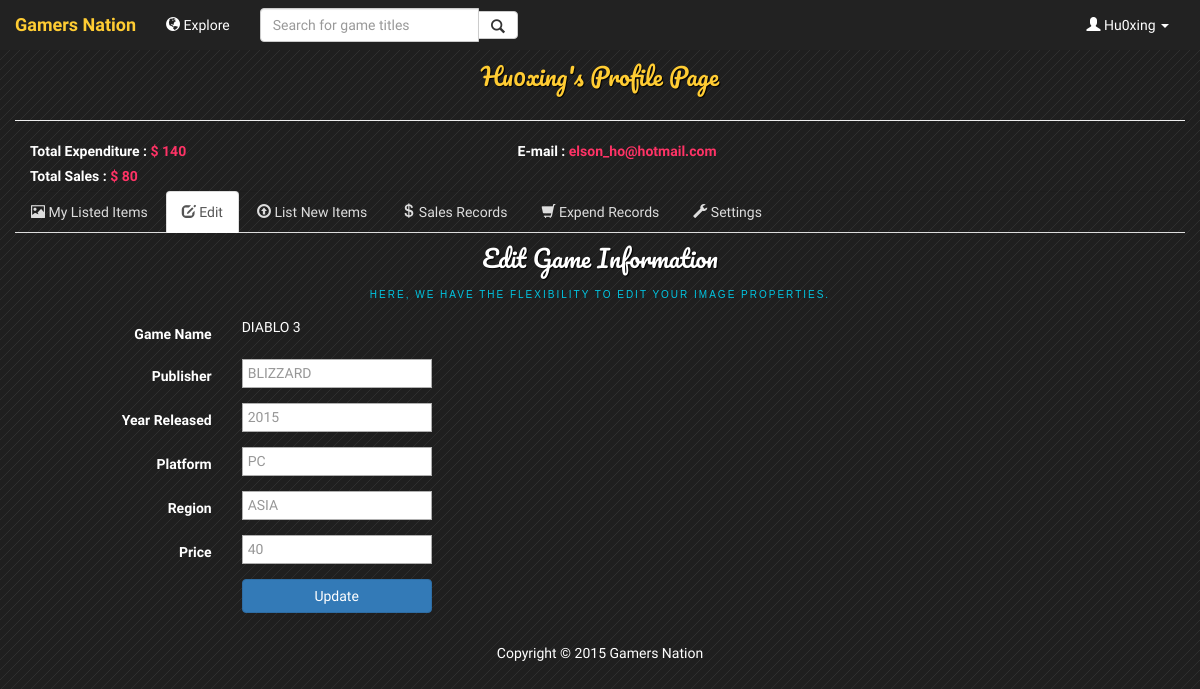
The app's page /imgedit.php?id=1 (signed in) with its own data.
### tables this page shows
CREATE TABLE IF NOT EXISTS `user` (
  `UserID` varchar(255) NOT NULL,
  `Hashed_Password` varchar(255) DEFAULT NULL,
  `Email` varchar(255) NOT NULL,
  `Salt` varchar(255) DEFAULT NULL
);

CREATE TABLE IF NOT EXISTS `buyer` (
  `UserID` varchar(255) NOT NULL DEFAULT '',
  `Total_Expenditure` float DEFAULT NULL
);

CREATE TABLE IF NOT EXISTS `supplier` (
  `UserID` varchar(255) NOT NULL DEFAULT '',
  `Total_Sales` float DEFAULT NULL
);

CREATE TABLE IF NOT EXISTS `game` (
  `GameID` int(11) NOT NULL,
  `Title` varchar(255) DEFAULT NULL,
  `Publisher` varchar(255) DEFAULT NULL,
  `Year_Released` int(11) DEFAULT NULL,
  `Platform` varchar(255) DEFAULT NULL,
  `Region` varchar(255) DEFAULT NULL,
  `Price` float DEFAULT NULL,
  `ImagePath` varchar(500) NOT NULL
);

### imgedit.php (the view, shortened to what this page needs)
<html>
    <head>
        <link href="css/bootstrap.min.css" rel="stylesheet">
        <link href="css/main.css" rel="stylesheet"/>
    </head>
    <?php include 'header.inc.php'; ?>
    <body>
        <?php
			$imgid = $_GET['id'];
			$imgname = $imgdesc = $imgtype = "";
			$sql = "SELECT * FROM game WHERE GameID = " . $imgid;
			if ($result = mysqli_query($connection, $sql))
			{
				while ($row = mysqli_fetch_assoc($result))
				{
					$imgname = $row['Title'];
					$imgPublisher = $row['Publisher'];
					$imgYearReleased = $row['Year_Released'];
					$imgPlatform = $row['Platform'];
					$imgRegion = $row['Region'];
					$imgPrice = $row['Price'];
				}
			}
        ?>
        <div class="container-fluid">
            <?php include '/include/userdetail.inc.php'; ?>
            <?php include '/include/mainNav.inc.php'; ?>
        </div>
        <div class="container">
        	<div class="content">
            	<h1>Edit Game Information
                	<span>Here, We have the flexibility to edit your Image Properties.</span>
                </h1>
                <form class="form-horizontal" id="Updateimage" role="form" method="post" action="<?php echo htmlspecialchars($_SERVER["PHP_SELF"]) . "?id=" . $imgid; ?>">
                    <div class="form-group">
                        <label class="col-sm-2 control-label" for="imgname">Game Name</label>
                        <div class="col-sm-8">
                            <?php echo htmlspecialchars($imgname); ?>
                        </div>
                    </div>
                    <div class="form-group">
                        <label for="Publisher" class="col-sm-2 control-label">Publisher</label>
                        <div class="col-sm-8">
                            <input type="text" name="Publisher" id="Publisher" form="Updateimage" value="<?php echo ($imgPublisher );?>">
                        </div>
                    </div>
                    <div class="form-group">
                        <label for="YearReleased" class="col-sm-2 control-label">Year Released</label>
                        <div class="col-sm-8">
                            <input type="text" name="YearReleased" id="YearReleased" form="Updateimage" value="<?php echo ($imgYearReleased );?>">
                        </div>
                    </div>
                    <div class="form-group">
                        <label for="Platform" class="col-sm-2 control-label">Platform</label>
                        <div class="col-sm-8">
                            <input type="text" name="Platform" id="Platform" form="Updateimage" value="<?php echo ($imgPlatform );?>">
                        </div>
                    </div>
                    <div class="form-group">
                        <label for="Region" class="col-sm-2 control-label">Region</label>
                        <div class="col-sm-8">
                            <input type="text" name="Region" id="Region" form="Updateimage" value="<?php echo ($imgRegion );?>">
                        </div>
                    </div>
                    <div class="form-group">
                        <label for="Price" class="col-sm-2 control-label">Price</label>
                        <div class="col-sm-8">
                            <input type="text" name="Price" id="Price" form="Updateimage" value="<?php echo ($imgPrice );?>">
                        </div>
                    </div>
                    <div class="form-group">
                        <div class="col-sm-offset-2 col-sm-8">
                            <input type="submit" value="Update" class="btn btn-primary"/>
                        </div>
                    </div>
                </form>
			</div>
		</div>
    </body>
    <?php include 'footer.inc.php'; ?>
</html>

### include/userdetail.inc.php (shortened to what this page needs)
<?php
$username = $_SESSION['username'];
$email = "";
$sql = "SELECT * FROM user U, supplier S, buyer B
			WHERE U.UserID = S.UserID
			AND U.UserID = B.UserID
			AND U.UserID=\"" . $username . "\"";
if ($result = mysqli_query($connection, $sql))
{
    while ($row = mysqli_fetch_assoc($result))
	{
        $email = $row['Email'];
        $totalSales = $row['Total_Sales'];
	$totalExpenditure = $row['Total_Expenditure'];
    }
}
?>
<div class="page-header" style="margin-top: 4em;">
    <h1 style="color: #ffcc33;"><?php echo $username ?>'s Profile Page</h1>
</div>
<?php
if ((!empty($name)) || (!empty($email)) || (!empty($webpage)) || (!empty($about))) {
    ?>
    <div class = "panel-transparent">
        <div class = "panel-body">
            <ul class = "list-unstyled">
                <?php
                if (!empty($email))
				{
                    ?>
                    <li>
                        <label class="col-xs-6 col-md-5">Total Expenditure : <strong style="color: #ff3366;"><?php echo " \$  ".$totalExpenditure ?></strong></label>
                    </li>
                    <li>
                        <label class="col-xs-6 col-md-5">E-mail : <strong style="color: #ff3366;"><?php echo $email ?></strong></label>
                    </li>
                    <li>
                        <label class="col-xs-6 col-md-5">Total Sales : <strong style="color: #ff3366;"><?php echo " \$  ".$totalSales ?></strong></label>
                    </li>
                    <?php
                }
                ?>
            </ul>
            <br>
        </div>
    </div>
    <?php
}
?>

### css/main.css (style rules this page uses)
body { background:#1F1F1F url(../images/pattern.png) repeat top left; color:#fff; font-family: 'PT Sans Narrow', Arial, sans-serif; font-size:14px; }
h1 { margin:5px; font-size:24px; text-align:center; color:#fff; font-family:"Pacifico", Georgia, "Times New Roman", serif; text-shadow:1px 1px 1px #000; padding-bottom:10px; line-height:40px; }
h1 span { font-size:10px; display:block; letter-spacing:2px; font-family: 'Trebuchet MS', 'Myriad Pro', Arial, sans-serif; color:#00c6e3; line-height:14px; padding-top:10px; text-shadow:none; text-transform:uppercase; }
.content { margin:0px 25px 30px 25px; }
.panel-transparent { background: none; -webkit-box-shadow: 0 1px 1px rgba(0, 0, 0, .05); box-shadow: 0 1px 1px rgba(0, 0, 0, .05); }
.panel-body { padding: 0; }

### records on screen
user: buyer.Total_Expenditure "140", Email "elson_ho@hotmail.com", supplier.Total_Sales "80"
game: Title "DIABLO 3", Publisher "BLIZZARD", YearReleased "2015", Platform "PC", Region "ASIA", Price "40"

### other values on screen
$_SESSION['username'] "Hu0xing"
$username "Hu0xing"
